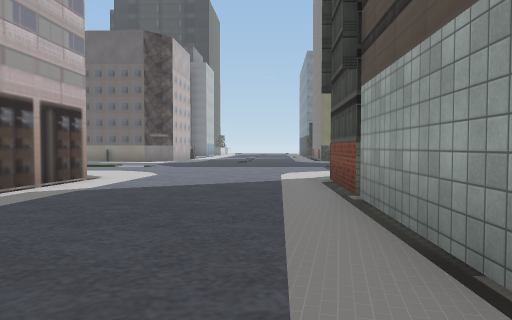
[1] (above)

20 first-person views from a walk through a 3-D level made in the Unity game engine. The camera is 1.3 m above the floor, tilts 2° down and sees 70° across. The floor is counted in squares, 2 m on a side. Each view is taken from the middle of a square. On the plan, view 1 faces up. The plan holds only what a view shows up to about 11 squares ahead; the rest is blank. The place goes on beyond the plan. Some surface patterns are stand-ins.

[2]
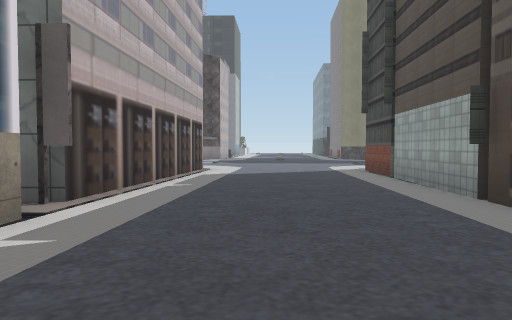

[3]
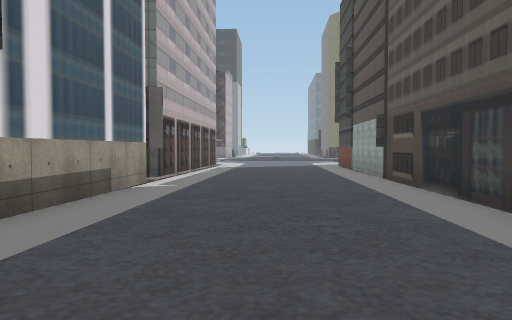

[4]
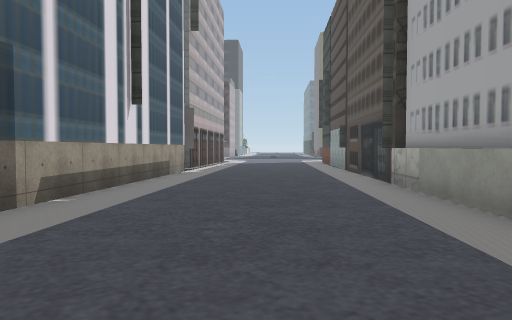

[5]
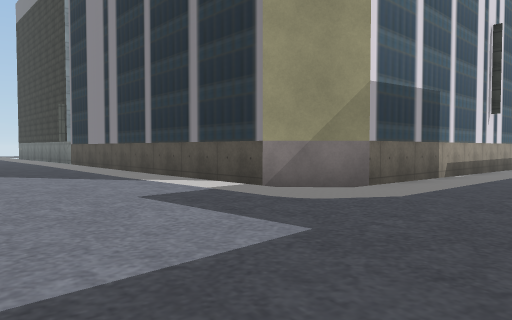

[6]
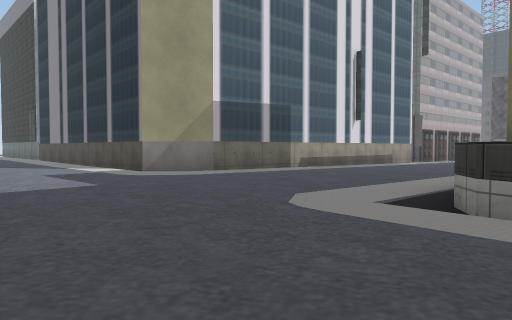

[7]
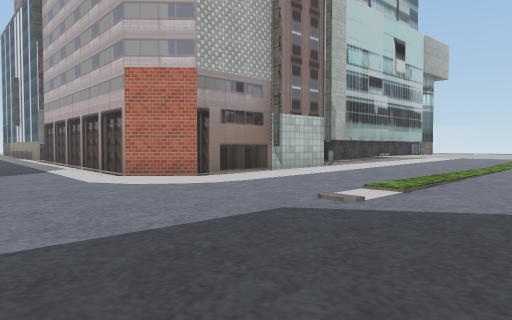

[8]
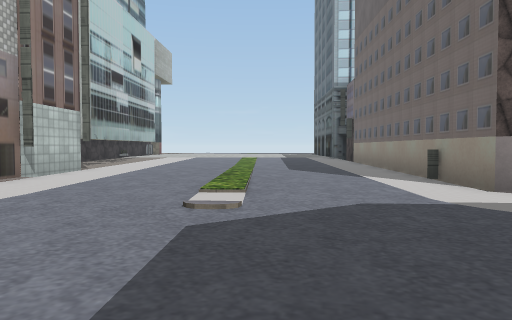

[9]
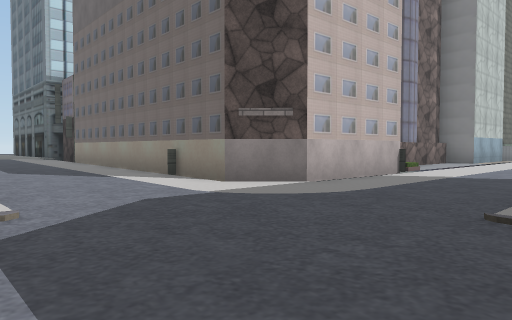

[10]
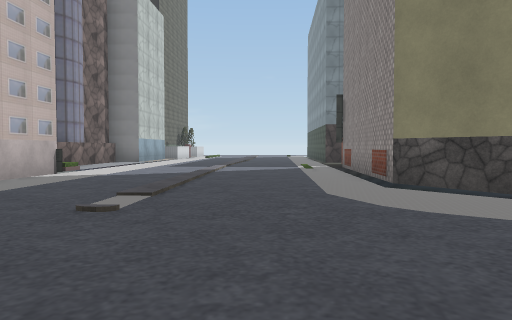

[11]
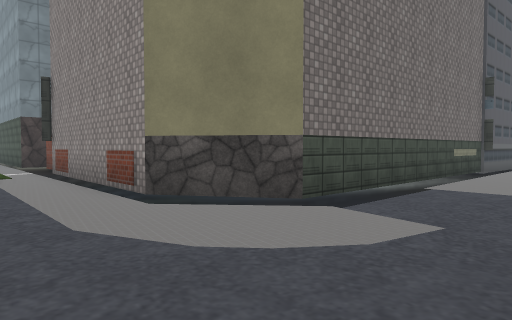

[12]
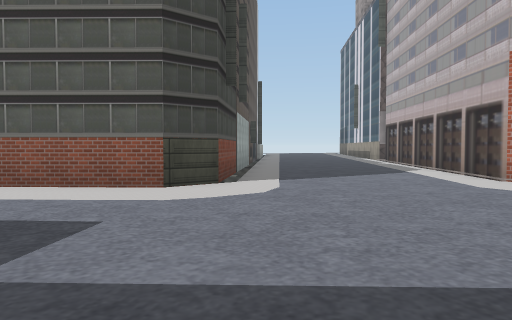

[13]
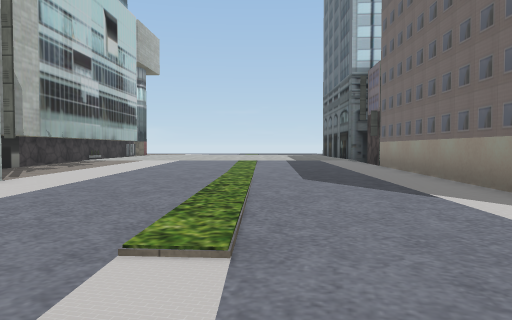

[14]
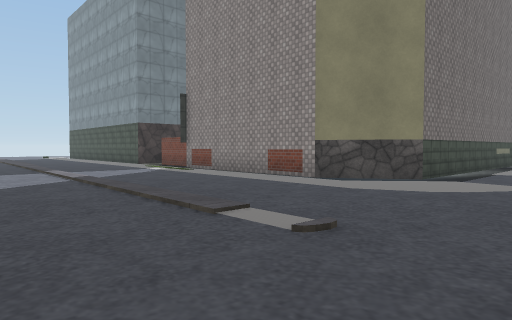

[15]
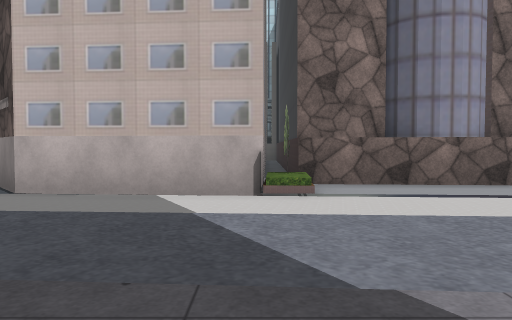

[16]
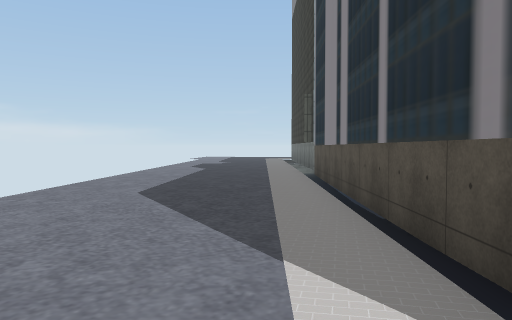

[17]
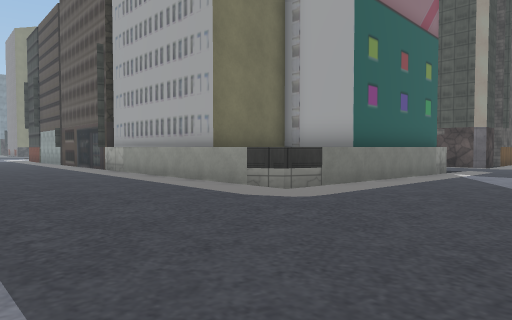

[18]
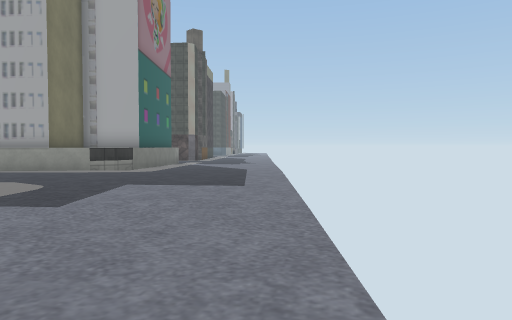

[19]
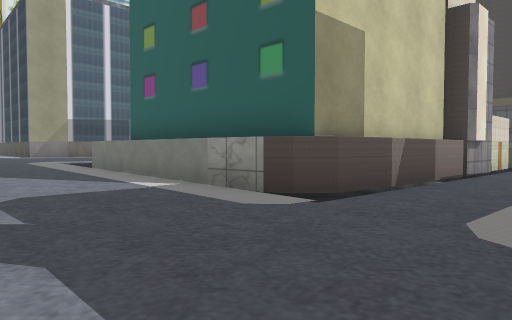

[20]
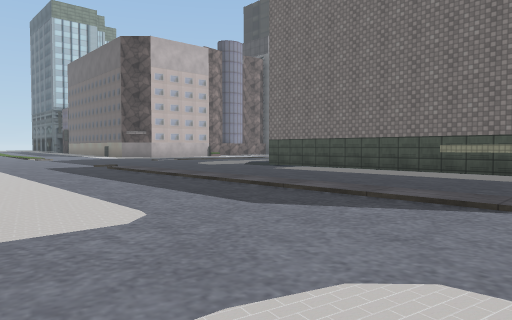

### Floor plan
Key: @ floor where view 1 was taken; # wall or solid block; x gap in a wall; . main floor; : floor 0.25 m higher than the main floor; - floor 0.25 m lower than the main floor; + floor 0.5 m higher than the main floor; / step, stairs or slope; = window, fence, low wall or low ledge; ^ raised ledge.
Columns run from 13 left of view 1 to 14 right of it. Each row starts with its distance up from view 1.
 24         #..-----.#
 23    ######..-----.#
 22      ####=.-----/#
 21         ##.-----/#
 20         ##.-----/#
 19         #/.-----/##
 18 #########/.----../##########
 17 ..........------..////////
 16 +.......---------.--......
 15 +.......------------------
 14 +.....///-----------------
 13 +......./--------//////...
 12 +.......-------------------
 11 +.......-------------------
 10 +..........---..........--.
  9 =.=.#####..---..###     -//
  8 ###     ##.---.##
  7          #.....#
  6          #.....#
  5          #..../#
  4          #..../#
  3          #..../#
  2         ##..../#
  1         #/..../#
  0         #/...@/#
 -1         #/..../#
 -2         #/....##
 -3         #/....#       #
 -4         #/....#       #-
 -5         #:....#       #-
 -6         #::..:#       #-
 -7         #:::.:#       x-
 -8         #:::::#       #--
 -9         #:::::#       #--
-10        ##:::::##      #--
-11 ########.:::::=##     #--
-12 /////////::::/.#####^^#--
-13 ::::::::::::::::.......--.
-14 ::::::::::::::........----
-15 ::::::::::::::........----
-16 :::::::::::::...      ----

Where each view was taken, in squares from view 1:
view 1: 0 up, 0 right, facing up
view 2: 4 down, 2 left, facing up
view 3: 8 down, 2 left, facing up
view 4: 12 down, 2 left, facing up
view 5: 16 down, 2 left, facing up-left
view 6: 16 down, 2 right, facing up-left
view 7: 16 up, 0 right, facing down-left
view 8: 14 up, 0 right, facing left
view 9: 13 up, 0 right, facing up-left
view 10: 13 up, 1 right, facing up
view 11: 15 up, 1 right, facing up-right
view 12: 15 up, 1 right, facing down
view 13: 14 up, 3 left, facing left
view 14: 15 up, 3 left, facing up-right
view 15: 22 up, 1 right, facing left
view 16: 13 down, 6 left, facing left
view 17: 16 down, 4 left, facing up-right
view 18: 16 down, 10 left, facing right
view 19: 16 down, 12 right, facing up-left
view 20: 9 up, 13 right, facing up-left
